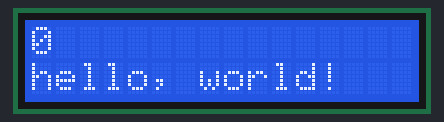
A sketch run on a simulated Arduino Uno, built with avr-gcc and run on an emulated ATmega328P. Parts: 16×2 character LCD.

Above: at 0.1 s.
At 4.1 s:
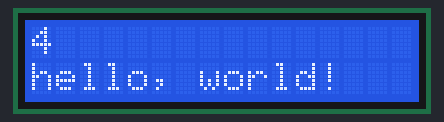
At 9.1 s:
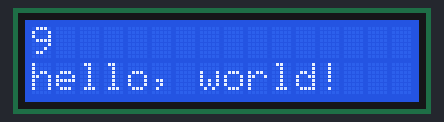
At 19.1 s:
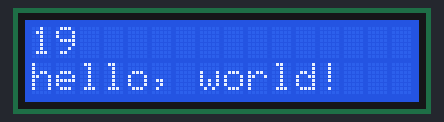
At 29.1 s:
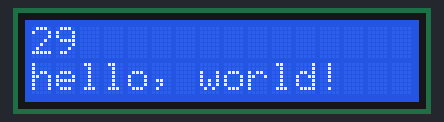
At 39.1 s:
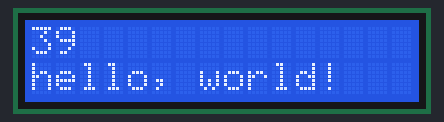

Measured:
- what the display in image 1 shows lasts 1.0 s, from 4.0 s to 5.0 s

The sketch:

20_LCD_16x2.ino
```cpp
#include <LiquidCrystal.h>
#define RS 2
#define EN 3
#define D4 4
#define D5 5
#define D6 6
#define D7 7

LiquidCrystal lcd(RS, EN, D4, D5, D6, D7);
void setup()
{

  lcd.begin(16, 2);

}

void loop()
{
  // set the cursor to column 0, line 1
  // (note: line 1 is the second row, since counting begins with 0):
  lcd.setCursor(0, 0);
  // print the number of seconds since reset:
  lcd.print(millis() / 1000);
  lcd.setCursor(0, 1);
  lcd.print("hello, world!");

}
```
